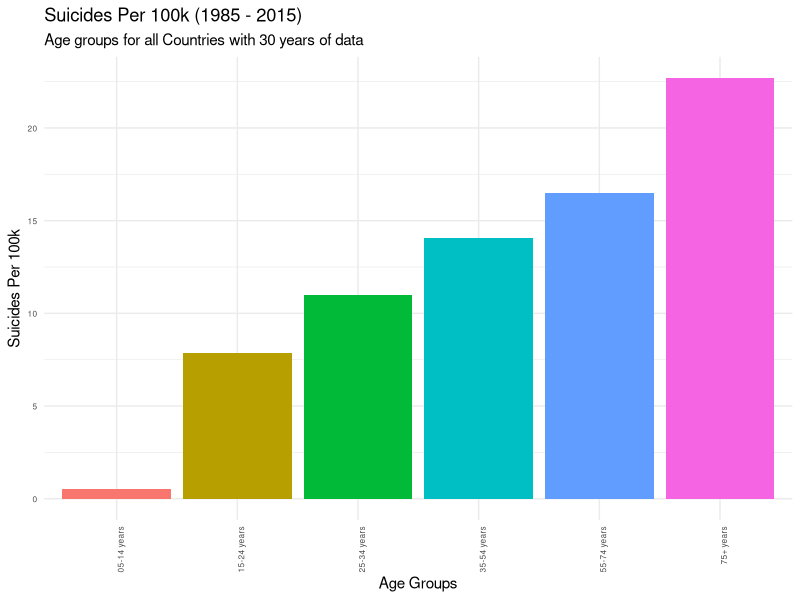
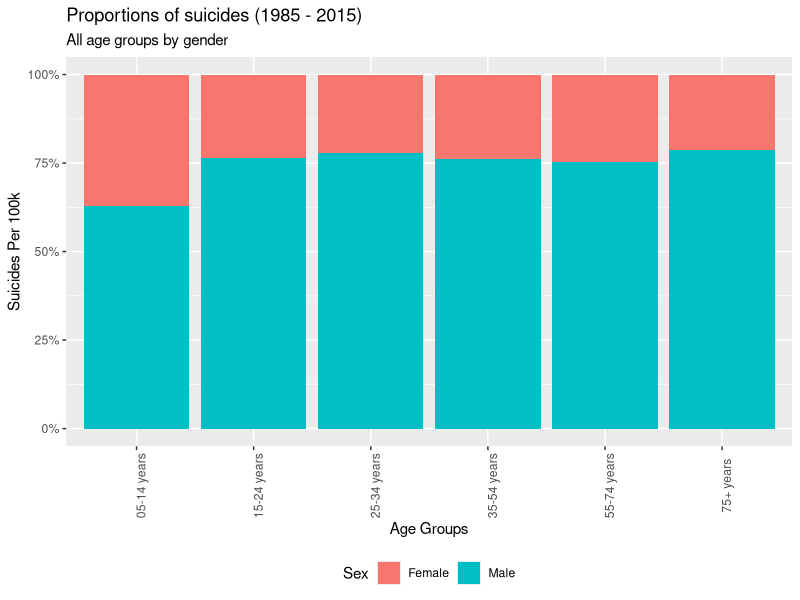
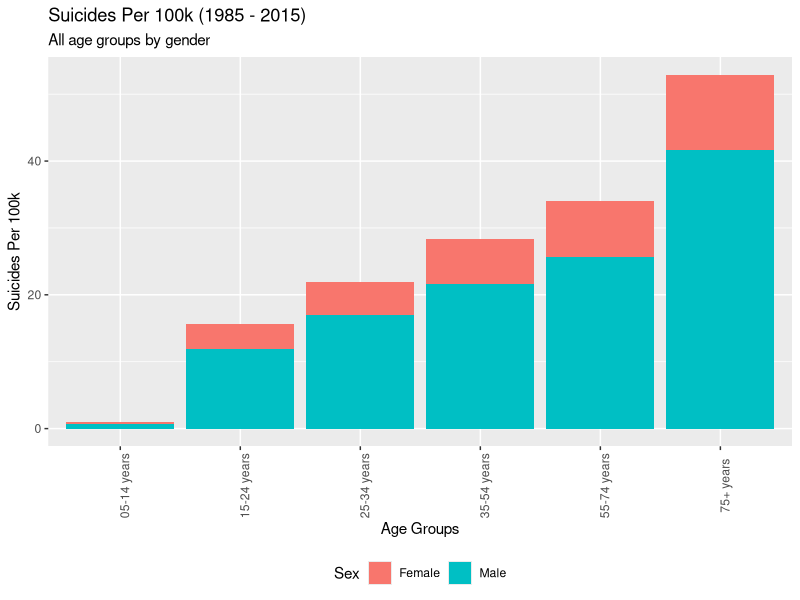
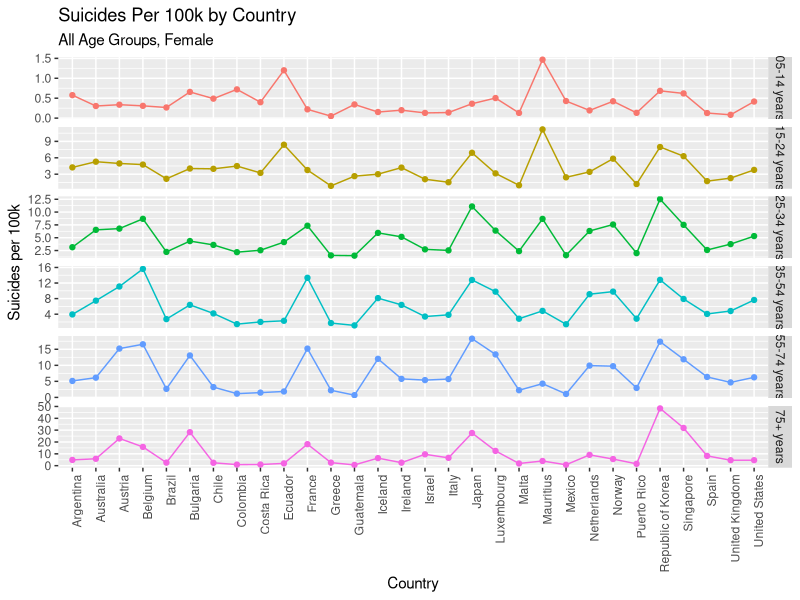
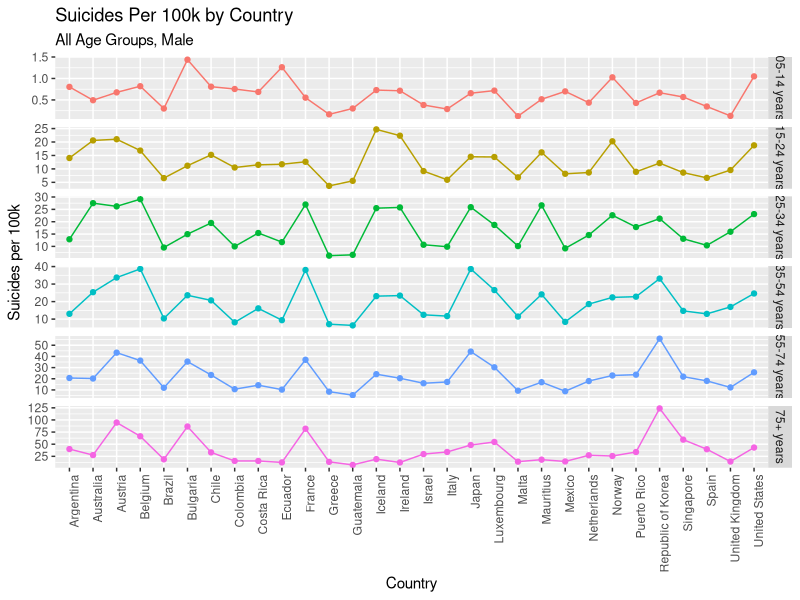
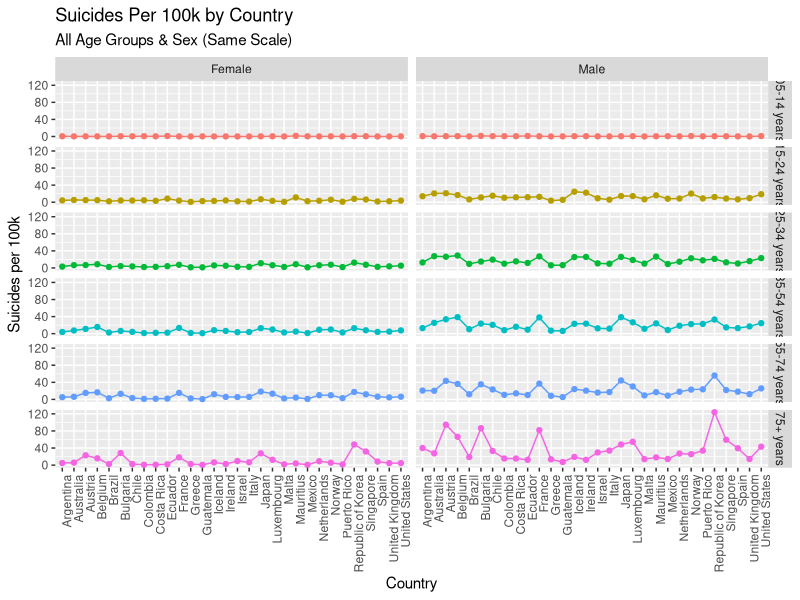
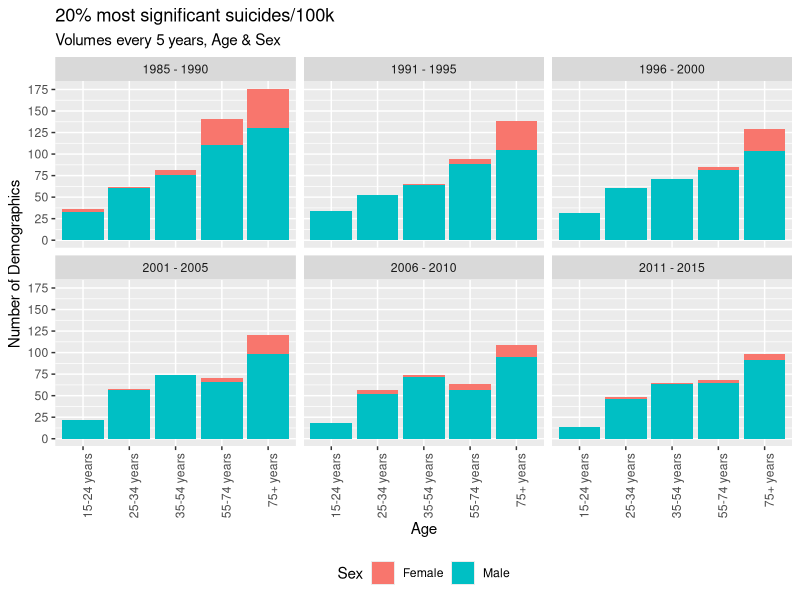
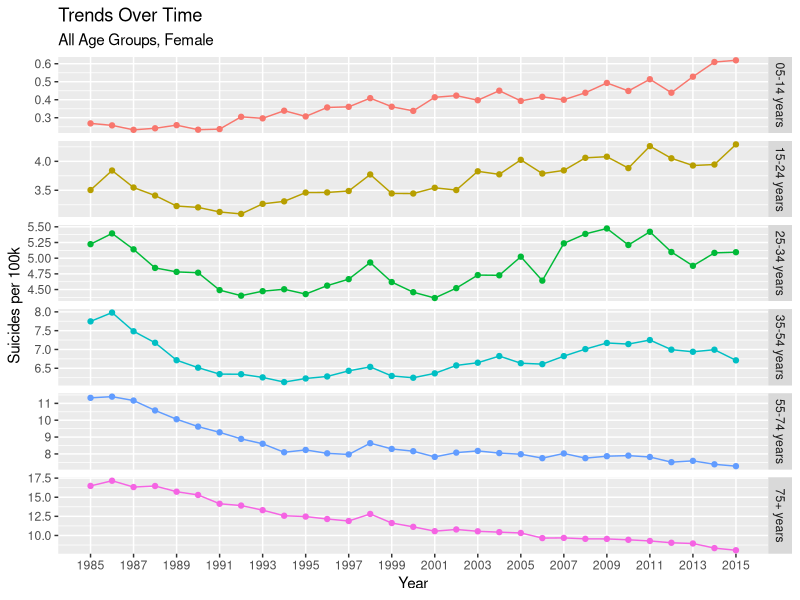

Here is the R script that generated these plots, in order:
## Author: Team 49
## Members: rs20acs@herts.ac.uk, pj18aan@herts.ac.uk, vs18abb@herts.ac.uk, dr18abc@herts.ac.uk, zm20abu@herts.ac.uk
## University of Hertfordshire

## References:  
## [1] https://github.com/justmarkham/dplyr-tutorial/blob/master/dplyr-tutorial-2.Rmd#L141

## Load libraries
library(readr) # to load the csv file
library(tidyverse)
## This part of the program loads the kaggle suicide dataset and cleaning.

## Import Suicide Dataset CSV
suicide_dataset <- read.csv("suicide_dataset.csv") ## 27820 observations
raw_data <- suicide_dataset
## Ignore year 2016 as there are not enough observations.Not all countries have
## suicides reported for the year 2016
## Count rows matching year 2016. 160 rows will be removed as part of this step
### View (df %>%
### filter(year == 2016) %>% 
### summarise(cnt = n()))
suicide_dataset <- suicide_dataset %>%
  filter(year != 2016) ## 27660 observation

## Remove any country with less than 30 years of data. This will result in
## 11076 observations and a total of 30 countries with more than 30 years of data.

suicide_dataset<- suicide_dataset %>%
  group_by(country) %>%
  add_tally() %>%
  filter(n >= 360)

## Rename suicide_dataset columns
names(suicide_dataset)[7] <- "SuicidePer100k"
names(suicide_dataset)[8] <- "CountryYear"
names(suicide_dataset)[9] <- "HDI4Year"
names(suicide_dataset)[10] <- "GDP4Year"
names(suicide_dataset)[11] <- "GDPPerCapita"

## Update 5-14 years data with 05-14 years as it causes issues in plotting
suicide_dataset$age[suicide_dataset$age == "5-14 years"] <- "05-14 years"
suicide_dataset$sex[suicide_dataset$sex == "male"] <- "Male"
suicide_dataset$sex[suicide_dataset$sex == "female"] <- "Female"
#View(suicide_dataset)

## Remove GDP and HDI columns as HDI has very few value and we are not interested
## in GDP data
suicide_dataset <- suicide_dataset %>% select(-HDI4Year, 
                                              -GDP4Year, 
                                              -GDPPerCapita, 
                                              -generation,
                                              -n) #this column is added as part of filtering number of years of data

## Calculate global average number of suicides considering countries with  
## 30 years of data  
global_average <- (sum(as.numeric(suicide_dataset$suicides_no)) / 
                  sum(as.numeric(suicide_dataset$population))) * 100000

## Calculate average suicides in Male
suicide_dataset_male <- filter(suicide_dataset, sex == "Male") # 5538 observations
global_average_male <- (sum(as.numeric(suicide_dataset_male$suicides_no)) / 
                          sum(as.numeric(suicide_dataset_male$population))) * 100000

## Calculate average suicides in Female
suicide_dataset_female <- filter(suicide_dataset, sex == "Female") # 5538 observations
global_average_female <- (sum(as.numeric(suicide_dataset_female$suicides_no)) / 
                            sum(as.numeric(suicide_dataset_female$population))) * 100000

## What is the population for a country by year? This question needs to be answered
## as the popoulation column original dataset is for country-year-sex-age combination
population_by_country <- suicide_dataset %>%
  group_by(country, year) %>%
  summarize(population = sum(as.numeric(population)))


############################################################
#Task 1 - Suicide rate per 100k over all age groups
##########################################################

## STEP-1: Calculate global average number of suicides per 100k for all age groups with 30 years of data
suicide_by_age <- suicide_dataset %>%
  group_by(age) %>%
  summarize(n = n(), 
            suicides = sum(as.numeric(suicides_no)), 
            population = sum(as.numeric(population)), 
            suicide_per_100k = (suicides / population) * 100000) %>%
  arrange(suicide_per_100k)

## STEP-2: Rearranging the x axis by ascending order.
suicide_by_age$age <- factor(suicide_by_age$age,
                             levels = rev(suicide_by_age$age[order(-suicide_by_age$suicide_per_100k)]))

## STEP-3: Results (Graph) to show the Suicide rate per 100k over all age groups using bar plot.......
task1 <- ggplot(suicide_by_age, aes(x=age, y=suicide_per_100k, fill = age)) + 
  geom_bar(stat="identity")+ 
  theme_minimal() + 
  theme(axis.text=element_text(size=6)) +
  labs(title="Suicides Per 100k (1985 - 2015)", 
       subtitle = "Age groups for all Countries with 30 years of data",
       x = "Age Groups", 
       y = "Suicides Per 100k") + 
  theme(legend.position = "none") + 
  theme(axis.text.x = element_text(angle = 90, hjust = 1))

########################################################################################
#Task 2 - Suicide rate/100k over all genders, age groups (Stacked graph to show proportion)
######################################################################################################

## STEP-1: Calculate global average number of suicides per 100k for all gender, age groups with 30 years of data
df_agegroup_gender <- suicide_dataset %>%
  group_by(age, sex) %>%
  summarize(suicide_per_100k = (sum(as.numeric(suicides_no)) / sum(as.numeric(population))) * 100000)

## STEP-2: Results (Graph) to show the Suicide rate per 100k over all genders, age groups using Stacked graph....
task2 <- ggplot(df_agegroup_gender, aes(y = suicide_per_100k, x = age, fill = sex, label = round(suicide_per_100k, digits = 1))) + 
  geom_bar(position = "fill", stat = "identity") +
  scale_y_continuous(labels = scales::percent) +
  labs(title = "Proportions of suicides (1985 - 2015)",
       subtitle = "All age groups by gender", 
       x = "Age Groups", 
       y = "Suicides Per 100k",
       fill = "Sex") + 
  theme(axis.text.x = element_text(angle = 90)) +
  theme(legend.position = "bottom")

################################################################################################################
#Task 3 - Suicide rate/100k over all genders, age groups (Stacked graph to show proportion by absolute numbers)
################################################################################################################

## STEP-1: Results (Graph) to show the Suicide rate per 100k over all genders, age groups using Stacked graph....
task3 <- ggplot(df_agegroup_gender, mapping = aes(x = age, y = suicide_per_100k, fill = sex)) + 
  geom_bar(stat = "identity") +
  labs(title="Suicides Per 100k (1985 - 2015)",
       subtitle = "All age groups by gender",
       x = "Age Groups", 
       y = "Suicides Per 100k",
       fill = "Sex") + 
  theme(axis.text.x = element_text(angle = 90)) +
  theme(legend.position = "bottom")

################################################################################
## Task 5 - Proportions of suicides that are Male & Female, by Country 
################################################################################

## Dataframe for all female demographic
female_age_group_country <- suicide_dataset %>%
  filter(sex == "Female") %>%
  group_by(country, age) %>%
  summarize(suicide_per_100k = (sum(as.numeric(suicides_no)) / sum(as.numeric(population))) * 100000) 

## Dataframe for all male demographic
male_age_group_country <- suicide_dataset %>%
  filter(sex == "Male") %>%
  group_by(country, age) %>%
  summarize(suicide_per_100k = (sum(as.numeric(suicides_no)) / sum(as.numeric(population))) * 100000)

## Dataframe for all demographics
age_sex_country <- suicide_dataset %>%
  group_by(country, age, sex) %>%
  summarize(suicide_per_100k = (sum(as.numeric(suicides_no)) / sum(as.numeric(population))) * 100000) 

## Trend plot by all age groups, female 
task5a <- ggplot(female_age_group_country, aes(x = country, y = suicide_per_100k, col = age, group = 1)) + 
  facet_grid(age ~ ., scales = "free_y") + 
  geom_line() + 
  geom_point() + 
  labs(title = "Suicides Per 100k by Country",
       subtitle = "All Age Groups, Female",
       x = "Country", 
       y = "Suicides per 100k", 
       color = "Age") + 
  theme(legend.position = "none") + 
  theme(axis.text.x = element_text(angle = 90, hjust = 1))

## Trend plot by all age groups, male 
task5b <- ggplot(male_age_group_country, aes(x = country, y = suicide_per_100k, col = age, group = 1)) + 
  facet_grid(age ~ ., scales = "free_y") + 
  geom_line() + 
  geom_point() + 
  labs(title = "Suicides Per 100k by Country",
       subtitle = "All Age Groups, Male",
       x = "Country", 
       y = "Suicides per 100k", 
       color = "Age") + 
  theme(legend.position = "none") + 
  theme(axis.text.x = element_text(angle = 90, hjust = 1))

## Trend plot by all age groups, genders (on same scale)
task5c <- ggplot(age_sex_country, aes(x = country, y = suicide_per_100k, col = age,group = 1)) + 
  #facet_grid(age ~ ., scales = "free_y") + 
  geom_line() + 
  geom_point() + 
  labs(title = "Suicides Per 100k by Country",
       subtitle = "All Age Groups & Sex (Same Scale)",
       x = "Country", 
       y = "Suicides per 100k", 
       color = "Age") + 
  theme(legend.position = "none") +
  facet_grid(age~sex) +
  theme(axis.text.x = element_text(angle = 90, hjust = 1))

################################################################################
## Task 6 - Suicides rates/100k trends for all age groups every 5 years
################################################################################
top_20percent_suicides <- suicide_dataset %>%
  mutate(suicides_per_100k = suicides_no * 100000 / population) %>%
  arrange(desc(suicides_per_100k)) %>%
  head(n = round(nrow(.) * 20 / 100))

top_20percent_suicides$time <- ifelse(top_20percent_suicides$year <= 1990, "1985 - 1990", 
                                      ifelse(top_20percent_suicides$year <= 1995, "1991 - 1995", 
                                             ifelse(top_20percent_suicides$year <= 2000, "1996 - 2000",
                                                    ifelse(top_20percent_suicides$year <= 2005, "2001 - 2005",
                                                           ifelse(top_20percent_suicides$year <= 2010, "2006 - 2010",
                                                                  "2011 - 2015")))))

task6 <- ggplot(top_20percent_suicides, aes(x = age, fill = sex)) + 
  geom_bar() + 
  labs(title = "20% most significant suicides/100k", 
       subtitle = "Volumes every 5 years, Age & Sex",
       x = "Age", 
       y = "Number of Demographics", 
       fill = "Sex") + 
  facet_wrap(~ time) + 
  scale_y_continuous(breaks = seq(0, 300, 25)) + 
  theme(legend.position = "bottom") + 
  theme(axis.text.x = element_text(angle = 90, hjust = 1))

################################################################################
## Task 7 - Plot Suicide rate/100k "Trend" for each sex and age group
################################################################################
## Dataframe for all female demographic
female_age_group_trend <- suicide_dataset %>%
  filter(sex == "Female") %>%
  group_by(year, age) %>%
  summarize(suicide_per_100k = (sum(as.numeric(suicides_no)) / sum(as.numeric(population))) * 100000) 

## Dataframe for all male demographic
male_age_group_trend <- suicide_dataset %>%
  filter(sex == "Male") %>%
  group_by(year, age) %>%
  summarize(suicide_per_100k = (sum(as.numeric(suicides_no)) / sum(as.numeric(population))) * 100000) 

## Dataframe for all demographics
age_sex_trend <- suicide_dataset %>%
  group_by(year, age, sex) %>%
  summarize(suicide_per_100k = (sum(as.numeric(suicides_no)) / sum(as.numeric(population))) * 100000) 

## Trend plot by all age groups, female
task7a <- ggplot(female_age_group_trend, aes(x = year, y = suicide_per_100k, col = age)) + 
  facet_grid(age ~ ., scales = "free_y") + 
  geom_line() + 
  geom_point() + 
  labs(title = "Trends Over Time",
       subtitle = "All Age Groups, Female",
       x = "Year", 
       y = "Suicides per 100k", 
       color = "Age") + 
  theme(legend.position = "none") + 
  scale_x_continuous(breaks = seq(1985, 2015, 2), minor_breaks = F) 

## Trend plot by all age groups, male
task7b <- ggplot(male_age_group_trend, aes(x = year, y = suicide_per_100k, col = age)) + 
  facet_grid(age ~ ., scales = "free_y") + 
  geom_line() + 
  geom_point() + 
  labs(title = "Trends Over Time",
       subtitle = "All Age Groups, Male",
       x = "Year", 
       y = "Suicides per 100k", 
       color = "Age") + 
  theme(legend.position = "none") + 
  scale_x_continuous(breaks = seq(1985, 2015, 2), minor_breaks = F) 

## Trend plot by all age groups, genders (on same scale)
task7c <- ggplot(age_sex_trend, aes(x = year, y = suicide_per_100k, col = age)) + 
  #facet_grid(age ~ ., scales = "free_y") + 
  geom_line() + 
  geom_point() + 
  labs(title = "Trends Over Time",
       subtitle = "All Age Groups & Sex (Same Scale)",
       x = "Year", 
       y = "Suicides per 100k", 
       color = "Age") + 
  theme(legend.position = "none") + 
  scale_x_continuous(breaks = seq(1985, 2015, 2), minor_breaks = F) +
  facet_grid(age~sex) +
  theme(axis.text.x = element_text(angle = 90, hjust = 1))

################################################################################################################
#Task 4 - Collecting all the plots and putting then in a visualization.pdf file
################################################################################################################

pdf("visualization.pdf")
print(task1)
print(task2)
print(task3)
print(task5a)
print(task5b)
print(task5c)
print(task6)
print(task7a)
print(task7b)
print(task7c)
dev.off()


#####
## Create png for Report
#####
png ("Suicide rate per 100k for all age groups.png")
print(task1)
dev.off()
png ("Suicide rate per 100k over all genders for all age groups (Stacked graph to show proportion).png")
print(task2)
dev.off()
png ("Suicide rate per 100k over all genders for all age groups (Stacked graph to show proportion by absolute numbers).png")
print(task3)
dev.off()
png ("Country plot by all age groups for females.png")
print(task5a)
dev.off()
png ("Country plot by all age groups for males.png")
print(task5b)
dev.off()
png ("Country plot by all age groups for all genders (on same scale).png")
print(task5c)
dev.off()
png ("Suicides rates per 100k trends for all age groups every 5 years")
print(task6)
dev.off()
png ("Trend plot by all age groups for females.png")
print(task7a)
dev.off()
png ("Trend plot by all age groups for males.png")
print(task7b)
dev.off()
png ("Trend plot by all age groups for all genders (on same scale).png")
print(task7c)
dev.off()
